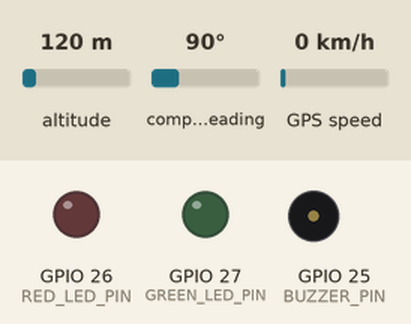
Recording of a sketch running on a simulated ESP32. Parts: output pins drawn as LEDs (lit = HIGH), buzzer (waves = sounding). The inputs (shaded band) are chosen by the test bench; at power-on: altitude 120 m, compass heading 90°, GPS speed 0 km/h. WiFi joins after 1.5 s; servers stay silent unless stated; uploads are accepted with an empty reply; the GPS gets a fix after 3 s at 37.7749, -122.4194 with 8 satellites; what the sketch prints to the serial monitor is not drawn.

Above: at 0.0 s.
At 1.7 s:
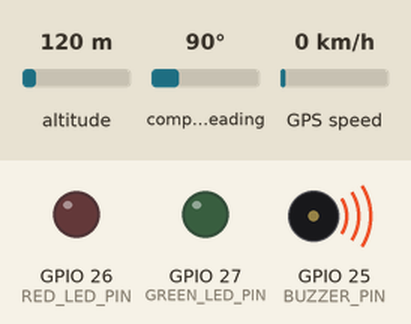
At 2.9 s:
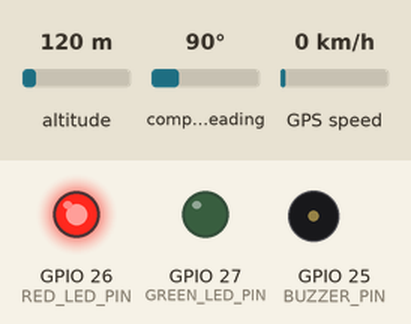
At 3.6 s:
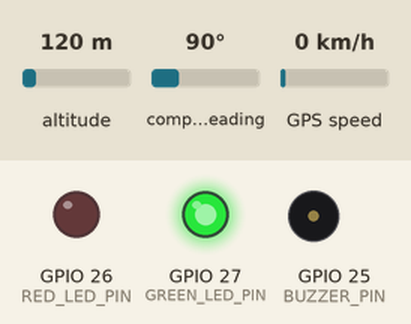
Timing chart, 0 to 5.1 s (numbered marks = the images above):
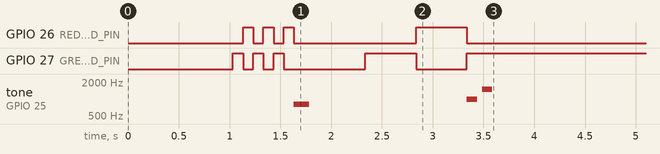

The sketch:

esp32_gps_tracker.ino
```cpp
/*
 * ============================================================
 *  ESP32 GPS Vehicle Tracker + Violation Alert System
 * ============================================================
 *
 *  Hardware Required:
 *    - ESP32 Dev Board (e.g., ESP32-WROOM-32)
 *    - NEO-6M GPS Module
 *    - Active Buzzer (for violation alerts)
 *    - Red LED + 220Ω resistor (violation indicator)
 *    - Green LED + 220Ω resistor (status indicator)
 *
 *  Wiring:
 *    GPS Module (NEO-6M):
 *      VCC  -> 3.3V
 *      GND  -> GND
 *      TX   -> GPIO 16 (ESP32 RX2)
 *      RX   -> GPIO 17 (ESP32 TX2)
 *
 *    Buzzer:
 *      (+)  -> GPIO 25
 *      (-)  -> GND
 *
 *    Red LED (Violation):
 *      Anode  -> GPIO 26 (through 220Ω resistor)
 *      Cathode -> GND
 *
 *    Green LED (Status):
 *      Anode  -> GPIO 27 (through 220Ω resistor)
 *      Cathode -> GND
 *
 *  Libraries Required (install via Arduino Library Manager):
 *    - TinyGPSPlus by Mikal Hart
 *    - ArduinoJson by Benoit Blanchon (v6 or v7)
 *
 *  Setup:
 *    1. Install Arduino IDE + ESP32 board support
 *    2. Install the two libraries above
 *    3. Update WIFI_SSID, WIFI_PASSWORD, and SERVER_URL below
 *    4. Select board: "ESP32 Dev Module"
 *    5. Upload!
 *
 * ============================================================
 */

#include <WiFi.h>
#include <HTTPClient.h>
#include <TinyGPSPlus.h>
#include <ArduinoJson.h>

// ========================
//  CONFIGURATION - EDIT THESE
// ========================
const char* WIFI_SSID     = "STJC_GENTS";       // Your WiFi network name
const char* WIFI_PASSWORD = "admin@123";    // Your WiFi password
const char* SERVER_URL    = "http://172.16.13.221:5000/send_gps";  // Your Flask server IP + endpoint
const char* VEHICLE_ID    = "TN09AB1234";            // Must match registered vehicle in backend

// ========================
//  PIN DEFINITIONS
// ========================
#define GPS_RX_PIN    16    // ESP32 RX2 <- GPS TX
#define GPS_TX_PIN    17    // ESP32 TX2 -> GPS RX
#define BUZZER_PIN    25    // Active buzzer
#define RED_LED_PIN   26    // Violation alert LED
#define GREEN_LED_PIN 27    // Normal status LED

// ========================
//  TIMING (milliseconds)
// ========================
#define GPS_SEND_INTERVAL   3000    // Send GPS data every 3 seconds
#define WIFI_RETRY_INTERVAL 5000    // Retry WiFi connection every 5 seconds
#define BUZZER_DURATION     2000    // Buzzer on-time per alert cycle (ms)
#define BUZZER_PATTERN_ON   200     // Buzzer beep ON duration (ms)
#define BUZZER_PATTERN_OFF  100     // Buzzer beep OFF duration (ms)

// ========================
//  OBJECTS
// ========================
TinyGPSPlus gps;
HardwareSerial gpsSerial(2);  // UART2 for GPS

// ========================
//  STATE VARIABLES
// ========================
unsigned long lastGPSSend      = 0;
unsigned long lastWiFiRetry    = 0;
unsigned long violationStart   = 0;
bool violationActive           = false;
bool buzzerActive              = false;
int  tripCount                 = 0;
String lastStatus              = "IDLE";

// ========================
//  SETUP
// ========================
void setup() {
  // Initialize Serial for debugging
  Serial.begin(115200);
  delay(1000);

  Serial.println();
  Serial.println("╔══════════════════════════════════════════╗");
  Serial.println("║  ESP32 GPS Vehicle Tracker v1.0          ║");
  Serial.println("║  Violation Alert System                  ║");
  Serial.println("╚══════════════════════════════════════════╝");
  Serial.println();

  // Initialize GPS Serial
  gpsSerial.begin(9600, SERIAL_8N1, GPS_RX_PIN, GPS_TX_PIN);
  Serial.println("[GPS] UART2 initialized (9600 baud)");

  // Initialize output pins
  pinMode(BUZZER_PIN, OUTPUT);
  pinMode(RED_LED_PIN, OUTPUT);
  pinMode(GREEN_LED_PIN, OUTPUT);

  // Initial LED state
  digitalWrite(BUZZER_PIN, LOW);
  digitalWrite(RED_LED_PIN, LOW);
  digitalWrite(GREEN_LED_PIN, LOW);

  // Startup LED test (flash all LEDs)
  startupAnimation();

  // Connect to WiFi
  connectToWiFi();
}

// ========================
//  MAIN LOOP
// ========================
void loop() {
  // ---- 1. Read GPS data continuously ----
  while (gpsSerial.available() > 0) {
    gps.encode(gpsSerial.read());
  }

  // ---- 2. Check WiFi connection ----
  if (WiFi.status() != WL_CONNECTED) {
    digitalWrite(GREEN_LED_PIN, LOW);

    // Blink red LED slowly to indicate no WiFi
    digitalWrite(RED_LED_PIN, (millis() / 500) % 2);

    if (millis() - lastWiFiRetry >= WIFI_RETRY_INTERVAL) {
      lastWiFiRetry = millis();
      Serial.println("[WIFI] Connection lost. Reconnecting...");
      connectToWiFi();
    }
    return;  // Don't send data without WiFi
  }

  // WiFi connected -> green LED on
  if (!violationActive) {
    digitalWrite(GREEN_LED_PIN, HIGH);
    digitalWrite(RED_LED_PIN, LOW);
  }

  // ---- 3. Send GPS data at intervals ----
  if (millis() - lastGPSSend >= GPS_SEND_INTERVAL) {
    lastGPSSend = millis();

    if (gps.location.isValid() && gps.location.isUpdated()) {
      double latitude  = gps.location.lat();
      double longitude = gps.location.lng();

      Serial.printf("[GPS] Fix: %.6f, %.6f | Sats: %d | HDOP: %.1f\n",
                    latitude, longitude,
                    gps.satellites.value(),
                    gps.hdop.hdop());

      sendGPSToServer(latitude, longitude);
    } else {
      Serial.printf("[GPS] Waiting for fix... Chars: %lu | Sentences: %lu | Checksum Fails: %lu\n",
                    gps.charsProcessed(),
                    gps.sentencesWithFix(),
                    gps.failedChecksum());

      // Blink green LED to show GPS searching
      digitalWrite(GREEN_LED_PIN, (millis() / 300) % 2);
    }
  }

  // ---- 4. Handle violation buzzer pattern ----
  handleViolationAlert();
}

// ========================
//  WiFi CONNECTION
// ========================
void connectToWiFi() {
  Serial.printf("[WIFI] Connecting to '%s'", WIFI_SSID);

  WiFi.mode(WIFI_STA);
  WiFi.begin(WIFI_SSID, WIFI_PASSWORD);

  int attempts = 0;
  while (WiFi.status() != WL_CONNECTED && attempts < 20) {
    delay(500);
    Serial.print(".");
    attempts++;

    // Alternate LEDs while connecting
    digitalWrite(GREEN_LED_PIN, attempts % 2);
    digitalWrite(RED_LED_PIN, (attempts + 1) % 2);
  }

  if (WiFi.status() == WL_CONNECTED) {
    Serial.println();
    Serial.printf("[WIFI] Connected! IP: %s\n", WiFi.localIP().toString().c_str());
    Serial.printf("[WIFI] Signal: %d dBm\n", WiFi.RSSI());

    digitalWrite(GREEN_LED_PIN, HIGH);
    digitalWrite(RED_LED_PIN, LOW);

    // Success beep
    tone(BUZZER_PIN, 1000, 100);
    delay(150);
    tone(BUZZER_PIN, 1500, 100);
  } else {
    Serial.println();
    Serial.println("[WIFI] ❌ Connection FAILED! Will retry...");

    digitalWrite(GREEN_LED_PIN, LOW);
    digitalWrite(RED_LED_PIN, HIGH);

    // Failure beep
    tone(BUZZER_PIN, 400, 300);
  }
}

// ========================
//  SEND GPS DATA TO SERVER
// ========================
void sendGPSToServer(double latitude, double longitude) {
  if (WiFi.status() != WL_CONNECTED) {
    Serial.println("[HTTP] No WiFi - skipping send");
    return;
  }

  HTTPClient http;
  http.begin(SERVER_URL);
  http.addHeader("Content-Type", "application/json");
  http.setTimeout(5000);  // 5 second timeout

  // Build JSON payload matching your Flask backend's expected format
  StaticJsonDocument<256> doc;
  doc["vehicle_id"] = VEHICLE_ID;
  doc["latitude"]   = latitude;
  doc["longitude"]  = longitude;

  // Build timestamp: YYYY-MM-DDTHH:MM:SS from GPS time
  char timestamp[30];
  if (gps.date.isValid() && gps.time.isValid()) {
    snprintf(timestamp, sizeof(timestamp), "%04d-%02d-%02dT%02d:%02d:%02d",
             gps.date.year(), gps.date.month(), gps.date.day(),
             gps.time.hour(), gps.time.minute(), gps.time.second());
  } else {
    // Fallback: use millis-based counter
    snprintf(timestamp, sizeof(timestamp), "1970-01-01T00:00:%02lu", (millis() / 1000) % 60);
  }
  doc["timestamp"] = timestamp;

  String jsonPayload;
  serializeJson(doc, jsonPayload);

  Serial.printf("[HTTP] POST -> %s\n", SERVER_URL);
  Serial.printf("[HTTP] Body: %s\n", jsonPayload.c_str());

  int httpCode = http.POST(jsonPayload);

  if (httpCode > 0) {
    String response = http.getString();
    Serial.printf("[HTTP] Response (%d): %s\n", httpCode, response.c_str());

    // Parse server response to check for violations
    parseServerResponse(response);
  } else {
    Serial.printf("[HTTP] ❌ POST failed: %s\n", http.errorToString(httpCode).c_str());
  }

  http.end();
}

// ========================
//  PARSE SERVER RESPONSE
// ========================
void parseServerResponse(String response) {
  StaticJsonDocument<256> doc;
  DeserializationError error = deserializeJson(doc, response);

  if (error) {
    Serial.printf("[PARSE] JSON error: %s\n", error.c_str());
    return;
  }

  const char* status = doc["status"] | "unknown";
  int serverTripCount = doc["trip_count"] | 0;
  const char* vehicleId = doc["vehicle_id"] | "unknown";

  lastStatus = String(status);
  tripCount  = serverTripCount;

  Serial.printf("[STATUS] Vehicle: %s | Status: %s | Trips: %d\n",
                vehicleId, status, serverTripCount);

  // ---- CHECK FOR VIOLATION ----
  if (String(status) == "VIOLATION DETECTED") {
    if (!violationActive) {
      Serial.println();
      Serial.println("╔══════════════════════════════════════════╗");
      Serial.println("║  🚨 VIOLATION DETECTED! ALERT ACTIVE!   ║");
      Serial.println("╚══════════════════════════════════════════╝");
      Serial.printf("  Vehicle  : %s\n", vehicleId);
      Serial.printf("  Trips    : %d\n", serverTripCount);
      Serial.printf("  Status   : %s\n", status);
      Serial.println();

      violationActive = true;
      violationStart  = millis();
    }
  } else {
    // No violation - clear alert
    if (violationActive) {
      Serial.println("[ALERT] Violation cleared. Returning to normal.");
    }
    violationActive = false;
    buzzerActive    = false;
    digitalWrite(RED_LED_PIN, LOW);
    digitalWrite(GREEN_LED_PIN, HIGH);
    noTone(BUZZER_PIN);
  }
}

// ========================
//  VIOLATION ALERT HANDLER
// ========================
void handleViolationAlert() {
  if (!violationActive) return;

  // Red LED stays ON during violation
  digitalWrite(RED_LED_PIN, HIGH);
  // Green LED OFF during violation
  digitalWrite(GREEN_LED_PIN, LOW);

  // Buzzer alarm pattern: rapid beeping
  unsigned long elapsed = millis() - violationStart;
  unsigned long patternCycle = BUZZER_PATTERN_ON + BUZZER_PATTERN_OFF;

  if ((elapsed % patternCycle) < BUZZER_PATTERN_ON) {
    // Alternate between two tones for urgency
    if ((elapsed / 1000) % 2 == 0) {
      tone(BUZZER_PIN, 2000);  // High pitch
    } else {
      tone(BUZZER_PIN, 1500);  // Lower pitch
    }
  } else {
    noTone(BUZZER_PIN);
  }

  // Also flash the red LED rapidly
  if ((elapsed / 150) % 2 == 0) {
    digitalWrite(RED_LED_PIN, HIGH);
  } else {
    digitalWrite(RED_LED_PIN, LOW);
  }
}

// ========================
//  STARTUP ANIMATION
// ========================
void startupAnimation() {
  Serial.println("[BOOT] Running startup LED test...");

  for (int i = 0; i < 3; i++) {
    digitalWrite(GREEN_LED_PIN, HIGH);
    delay(100);
    digitalWrite(GREEN_LED_PIN, LOW);

    digitalWrite(RED_LED_PIN, HIGH);
    delay(100);
    digitalWrite(RED_LED_PIN, LOW);
  }

  // Short beep to confirm buzzer works
  tone(BUZZER_PIN, 800, 150);
  delay(200);

  Serial.println("[BOOT] Hardware test complete.");
}
```

Measured:
- by itself, tone on GPIO 25 (BUZZER_PIN): plays 800 Hz for 0.15 s, 1000 Hz for 0.10 s, 1500 Hz for 0.10 s
